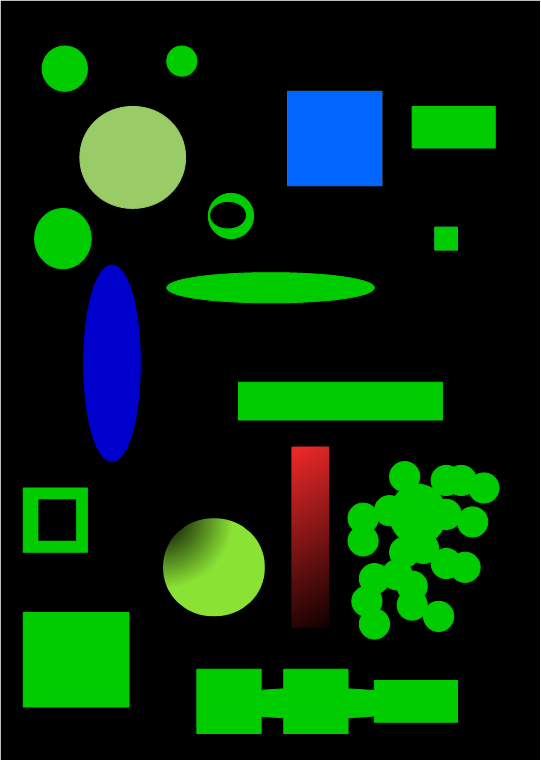
#> input picture data/detect_blob.png, 541 x 760 px, found by its file name
$ jupyter execute --allow-errors '2. Object Detection.ipynb'   (shell and % lines are left out)
#> lines starting #> are read from the running program, lines starting #| are printed output that depends on the picture; after the words box and inside, x2 and y2 are one past the last pixel; in counts of white or black regions, pixels touching at a corner belong together; long printed decimals are rounded
Simple Thresholding

[cell 1]
import cv2

[cell 2]
img = cv2.imread("detect_blob.png" , 0)
#> img: shape (760, 541); min 0, max 255, mean 38.9

[cell 3]
height , width = img.shape[0:2]
#> height = 760; width = 541

[cell 4]
cv2.imshow("Original image" , img)
cv2.waitKey(0)
cv2.destroyAllWindows()

Binary Thresholding

[cell 5]
import numpy as np
binary_variable = np.zeros([height,  width , 1] , "uint8")
threshold = 85
for row in range(0 , height):
    for col in range(0,width):
        if img[row][col] > threshold:
            binary_variable[row][col] = 255
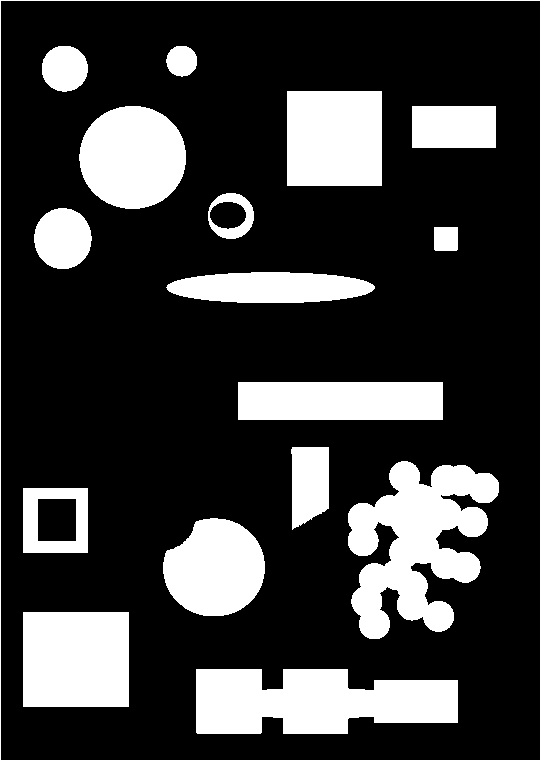
#> binary_variable: shape (760, 541, 1); 23% white; 17 white regions, largest, box (x1, y1, x2, y2) and area: (348, 461, 499, 639) 14998, (196, 669, 458, 734) 13450, (23, 612, 129, 707) 10070
cv2.imshow("Binary thresholding",binary_variable)
cv2.waitKey(0)
cv2.destroyAllWindows()

[cell 6]
# using the built-in cv2 binary thresholding ( faster than the above method)
ret , thresh = cv2.threshold(img,threshold , 255, cv2.THRESH_BINARY)
#> ret = 85

[cell 7]
cv2.imshow("CV2 thresholding",thresh)
cv2.waitKey(0)
cv2.destroyAllWindows()

Adaptive thresholding

[cell 8]
img = cv2.imread("sudoku.png" , 0)
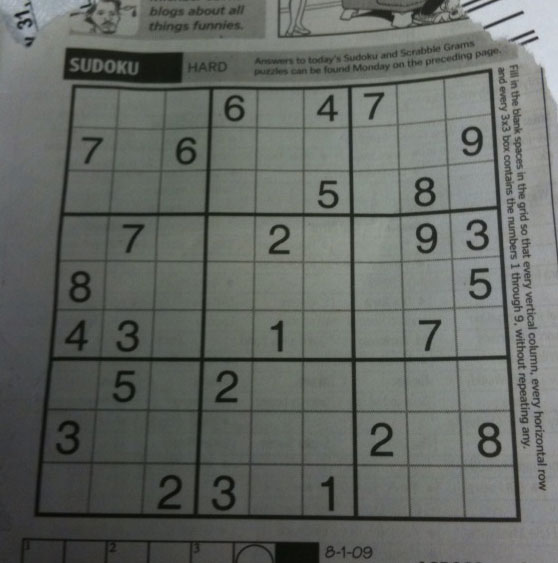
#> input picture data/sudoku.png, 558 x 563 px, found by its file name
#> img: shape (563, 558); min 7, max 218, mean 101.8

[cell 9]
cv2.imshow("Original" , img)
cv2.waitKey(0)
cv2.destroyAllWindows()

[cell 10]
# Let's try the built-in thresholding function of cv2
ret , threshold = cv2.threshold(img , 70 , 255 , cv2.THRESH_BINARY)
#> threshold: shape (563, 558); 81.3% white; 454 black regions (387 under 20 px), largest, box (x1, y1, x2, y2) and area: (0, 69, 521, 563) 44389, (63, 48, 184, 84) 3115, (111, 370, 137, 404) 517
cv2.imshow("Basic threshold " , threshold)
cv2.waitKey(0)
cv2.destroyAllWindows()

Now we use adaptive thresholding

[cell 11]
thresh_adapt = cv2.adaptiveThreshold(img , 255,cv2.ADAPTIVE_THRESH_GAUSSIAN_C , cv2.THRESH_BINARY , 115,-1)
#> thresh_adapt: shape (563, 558); 69.5% white; 862 black regions (741 under 20 px), largest, box (x1, y1, x2, y2) and area: (32, 68, 522, 524) 39690, (187, 10, 558, 278) 10873, (0, 62, 51, 333) 6716

[cell 12]
cv2.imshow("Adaptive Threshold ", thresh_adapt)
cv2.waitKey(0)
cv2.destroyAllWindows()

Skin Detection

[cell 13]
img = cv2.imread("faces.jpeg" , 1)
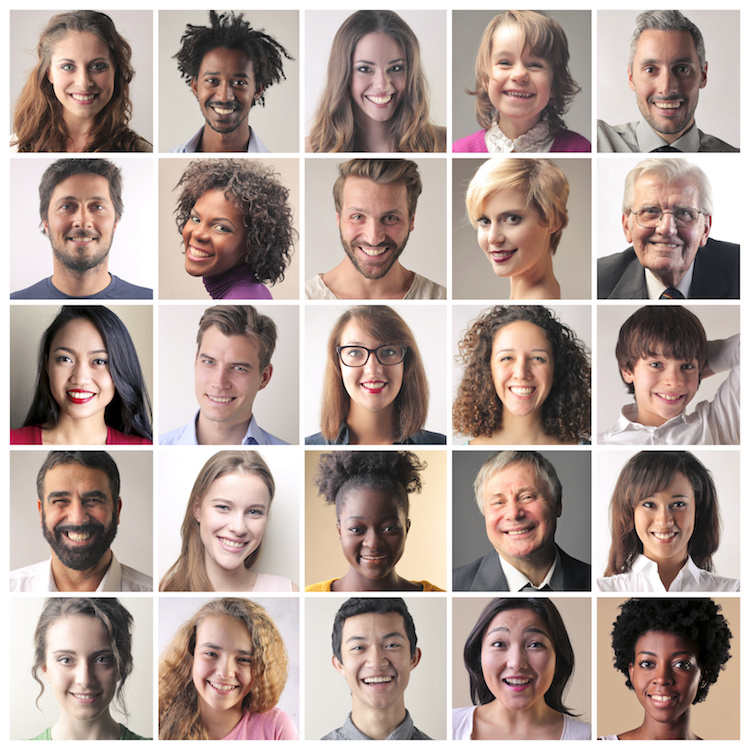
#> input picture data/faces.jpeg, 750 x 750 px, found by its file name
#> img is the input picture: shape (750, 750, 3); mean B, G, R 150.6, 157.8, 175.3

[cell 14]
hsv = cv2.cvtColor(img , cv2.COLOR_BGR2HSV)
#> hsv: shape (750, 750, 3); mean H, S, V 33.2, 44, 175.8
h = hsv[:,:,0] # hue channel values
s = hsv[:,:,1] # saturation channel values
v = hsv[:,:,2] # value channels

[cell 15]
# display the channels
hsv_split = np.concatenate((h,s,v), axis = 1)
cv2.imshow("Channels" , hsv_split)
cv2.waitKey(0)
cv2.destroyAllWindows()

[cell 16]
# filter on the saturation channel
ret , min_saturation = cv2.threshold(s,40,255,cv2.THRESH_BINARY) # any pixel value greater than 15 is turned to white
#> min_saturation: shape (750, 750); 45% white; 817 white regions (736 under 20 px), largest, box (x1, y1, x2, y2) and area: (597, 597, 740, 740) 16762, (304, 450, 447, 592) 15558, (158, 597, 294, 740) 15204
cv2.imshow("Hue saturation" , min_saturation)

# filter on the hue channel
ret , max_hue = cv2.threshold(h,15,255,cv2.THRESH_BINARY_INV) # Maximum value that we want would be 15 -
#> max_hue: shape (750, 750); 68% white; 2723 black regions (2510 under 20 px), largest, box (x1, y1, x2, y2) and area: (8, 8, 704, 744) 121914, (593, 8, 744, 316) 11037, (8, 595, 68, 744) 5277
#it makes all pixel values from 0 to 15 to white
cv2.imshow("Hue Filter" , max_hue)
# combining the two filters together
final = cv2.bitwise_and(min_saturation , max_hue)
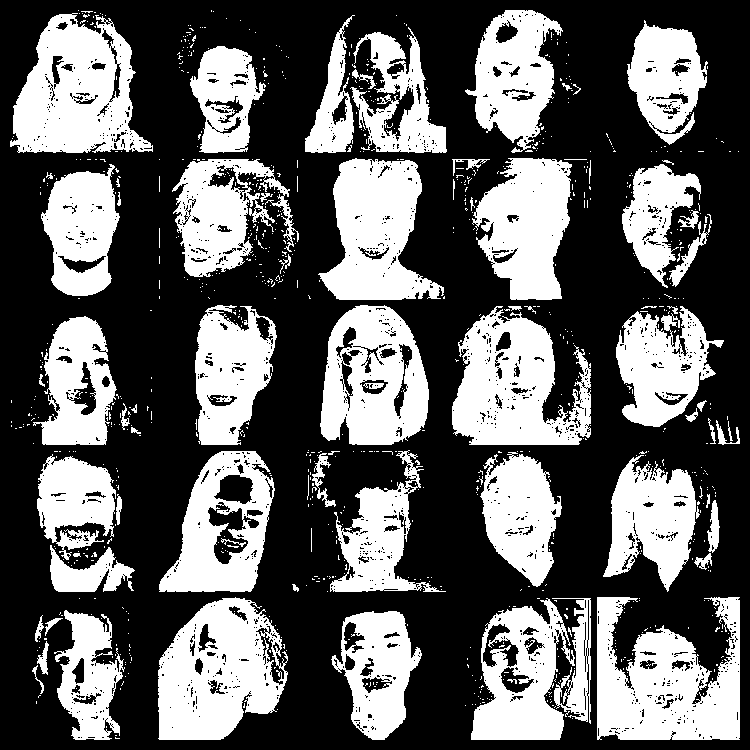
#> final: shape (750, 750); 38.1% white; 921 white regions (846 under 20 px), largest, box (x1, y1, x2, y2) and area: (597, 597, 740, 740) 13780, (10, 13, 153, 153) 12587, (158, 597, 288, 740) 12587
cv2.imshow("Final" , final)
cv2.waitKey(0)
cv2.destroyAllWindows()

Contour object detection

[cell 17]
img = cv2.imread("detect_blob.png" , 1)
#> img is the input picture: shape (760, 541, 3); mean B, G, R 14.5, 44, 8.8
gray = cv2.cvtColor(img , cv2.COLOR_RGB2GRAY)
threshold = cv2.adaptiveThreshold(gray , 255, cv2.ADAPTIVE_THRESH_GAUSSIAN_C , cv2.THRESH_BINARY , 115,1)
#> threshold: shape (760, 541); 29.8% white; 25 white regions
cv2.imshow("Binary threshold" , thresh)
contours , hierarchy = cv2.findContours(thresh , cv2.RETR_TREE , cv2.CHAIN_APPROX_SIMPLE)
#> contours = 19 contours, 1 with area under 20; largest, box (x1, y1, x2, y2) and area: (348, 461, 499, 639) 14478, (196, 669, 458, 734) 13078, (23, 612, 129, 707) 9870, (287, 91, 382, 186) 8836, (79, 106, 186, 209) 8541
img2 = img.copy()
index = -1 # index of the contours we want to draw
thickness = 4
color = (255,0,255) # pink color
cv2.drawContours(img2 , contours , index,color,thickness)
#> img2: shape (760, 541, 3); 8.26% of pixels changed, all inside (x1, y1, x2, y2) = (0, 0, 541, 760)
cv2.imshow("Contours" , img2)
cv2.waitKey(0)
cv2.destroyAllWindows()

Area , perimeter , center, and curvature

[cell 18]
img = cv2.imread("detect_blob.png" , 1)
gray = cv2.cvtColor(img , cv2.COLOR_RGB2GRAY)


threshold = cv2.adaptiveThreshold(gray , 255,cv2.ADAPTIVE_THRESH_GAUSSIAN_C , cv2.THRESH_BINARY , 115,-1)
#> threshold: shape (760, 541); 26.2% white; 20 white regions (2 under 20 px)

cv2.imshow("Binary threshold" , threshold)

contours , hierarchy = cv2.findContours(threshold , cv2.RETR_TREE , cv2.CHAIN_APPROX_SIMPLE)
#> contours = 37 contours, 16 with area under 20; largest, box (x1, y1, x2, y2) and area: (347, 461, 500, 640) 14500, (196, 669, 458, 734) 13086, (23, 612, 130, 708) 10004, (287, 91, 383, 186) 8865, (83, 265, 141, 462) 8811

#> (the rest of this cell did not finish here and is left out)

Canny Edge detection

[cell 19]
img2 = cv2.imread("tomatoes.jpg" , 1)
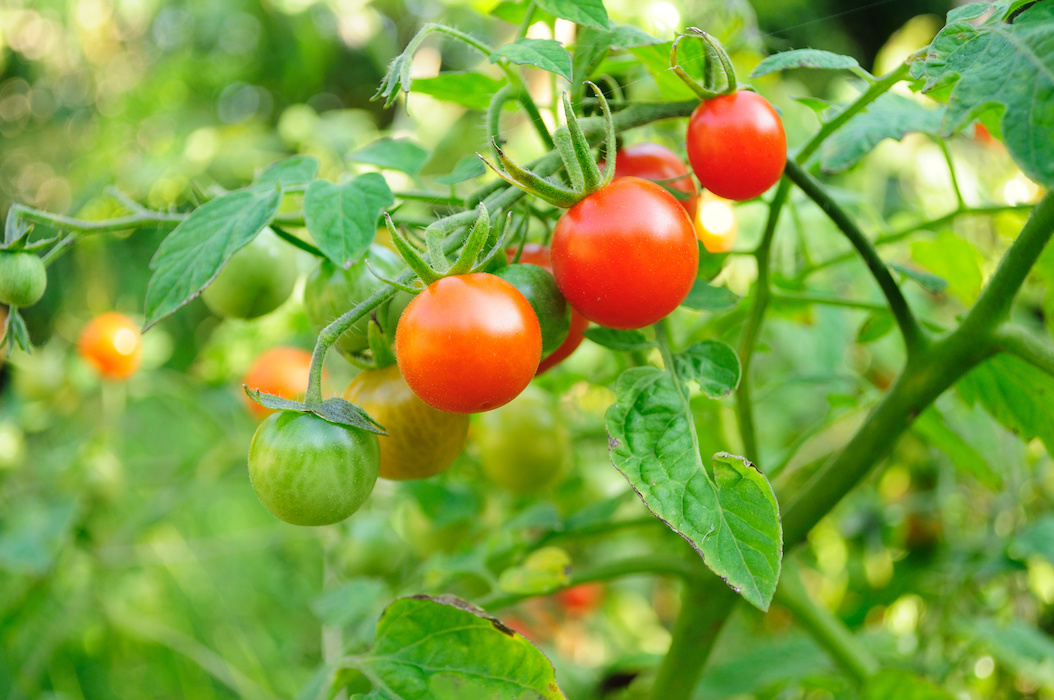
#> input picture data/tomatoes.jpg, 1054 x 700 px, found by its file name
#> img2 is the input picture: shape (700, 1054, 3); mean B, G, R 64.5, 161.4, 127.5
# let's try a threshold
hsv = cv2.cvtColor(img2 , cv2.COLOR_BGR2HSV)
#> hsv: shape (700, 1054, 3); mean H, S, V 42.8, 166.6, 171.4
res , thresh = cv2.threshold(hsv[:,:,0] , 25,255, cv2.THRESH_BINARY_INV)
#> thresh: shape (700, 1054); 9% white; 216 white regions (185 under 20 px), largest, box (x1, y1, x2, y2) and area: (379, 89, 787, 477) 51405, (500, 583, 602, 660) 3879, (77, 312, 140, 382) 3264
cv2.imshow("Thresh", thresh)
# Simples thresholding is combining multiple objects and presenting them as a single object


# Now we'll use a canny edge detector
edges = cv2.Canny(img2 , 100,70)
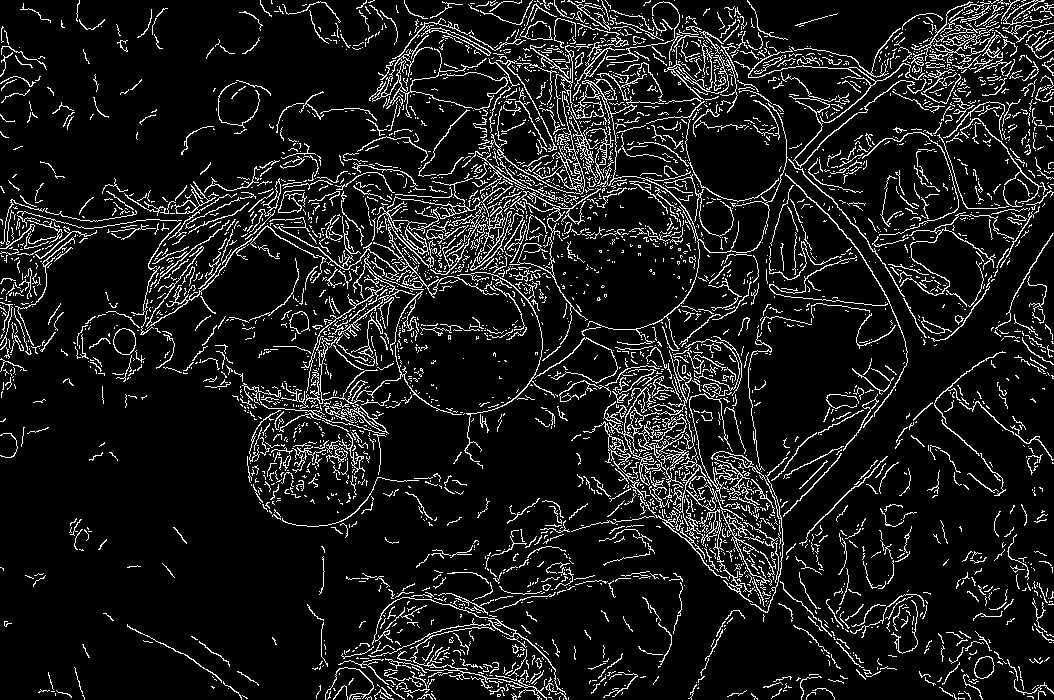
#> edges: shape (700, 1054); 10.1% white in thin lines or dots
cv2.imshow("canny" , edges)
cv2.waitKey(0)
cv2.destroyAllWindows()

Assigning object ID and attributes

[cell 20]
import random
img = cv2.imread("fuzzy.png" , 1)
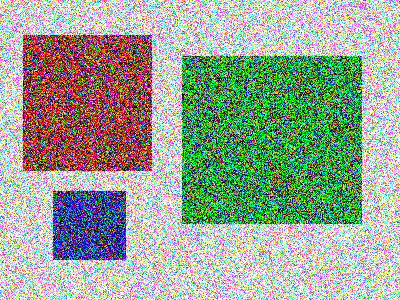
#> input picture data/fuzzy.png, 400 x 300 px, found by its file name
#> img is the input picture: shape (300, 400, 3); mean B, G, R 150, 164.4, 153.8
cv2.imshow("Original" , img)

gray = cv2.cvtColor(img , cv2.COLOR_BGR2GRAY)
#> gray: shape (300, 400)
# using a gaussian blur
blur = cv2.GaussianBlur(gray , (3,3) , 0)
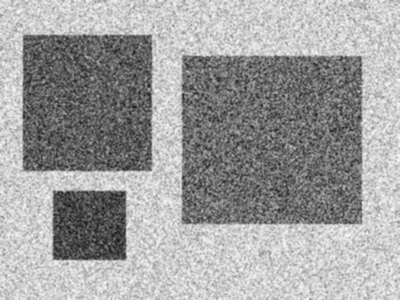
#> blur: shape (300, 400); min 25, max 251, mean 159.6
# adap
thresh = cv2.adaptiveThreshold(blur, 255, cv2.ADAPTIVE_THRESH_GAUSSIAN_C , cv2.THRESH_BINARY_INV , 205,1)
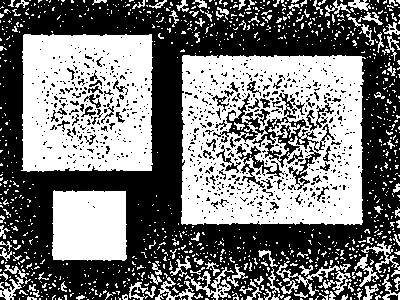
#> thresh: shape (300, 400); 46.5% white; 1080 white regions (980 under 20 px)
cv2.imshow("Threshold", thresh)

# drawing contours
contours , hierarchy = cv2.findContours(thresh , cv2.RETR_TREE , cv2.CHAIN_APPROX_SIMPLE)
#> contours = 2054 contours, 1879 with area under 20; largest, box (x1, y1, x2, y2) and area: (181, 55, 366, 225) 29882, (21, 34, 153, 172) 17250, (52, 190, 127, 261) 4926, (251, 116, 320, 169) 1038, (220, 92, 259, 143) 606
print (len(contours))
#| 2054


# We only want to draw largest contours

filtered = []
for c in contours:
    if cv2.contourArea(c) < 1000:continue
    filtered.append(c)
#> this loop made 2054 passes
#> c on passes 1 to 3: [[292, 299]], [[226, 299]], [[222, 299]]
#> after the loop, filtered = 4 contours; box (x1, y1, x2, y2) and area: (181, 55, 366, 225) 29882, (21, 34, 153, 172) 17250, (52, 190, 127, 261) 4926, (251, 116, 320, 169) 1038


print (len(filtered)) # contours > 1000 pixels squared
#| 4

objects = np.zeros([img.shape[0] , img.shape[1] , 3] , 'uint8')


for c in filtered:
    col = (random.randint(0,255) , random.randint(0,255) , random.randint(0,255))
    cv2.drawContours(objects , c , -1 , color , -1)
    area = cv2.contourArea(c)
    perimeter = cv2.arcLength(c , True)
    print (area , perimeter)
#> this loop made 4 passes
#> (col, area, perimeter) on passes 1 to 4: ((197, 215, 20), 4926, 298.2), ((132, 248, 207), 29882, 795.4), ((155, 244, 183), 1038, 645.1), ((111, 71, 144), 17250, 585.1)
#| 4926.0 298.225
#| 29882.0 795.387
#| 1038.0 645.068
#| 17250.0 585.078
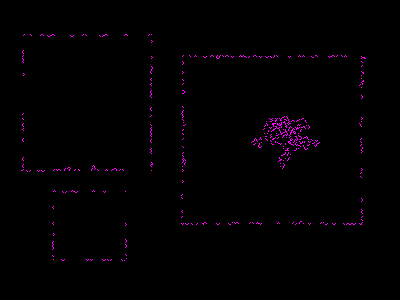
#> objects: shape (300, 400, 3); mean of channels 0, 1, 2 2, 0, 2; drawn as B, G, R
cv2.imshow("Contours" , objects)
cv2.waitKey(0)
cv2.destroyAllWindows()
